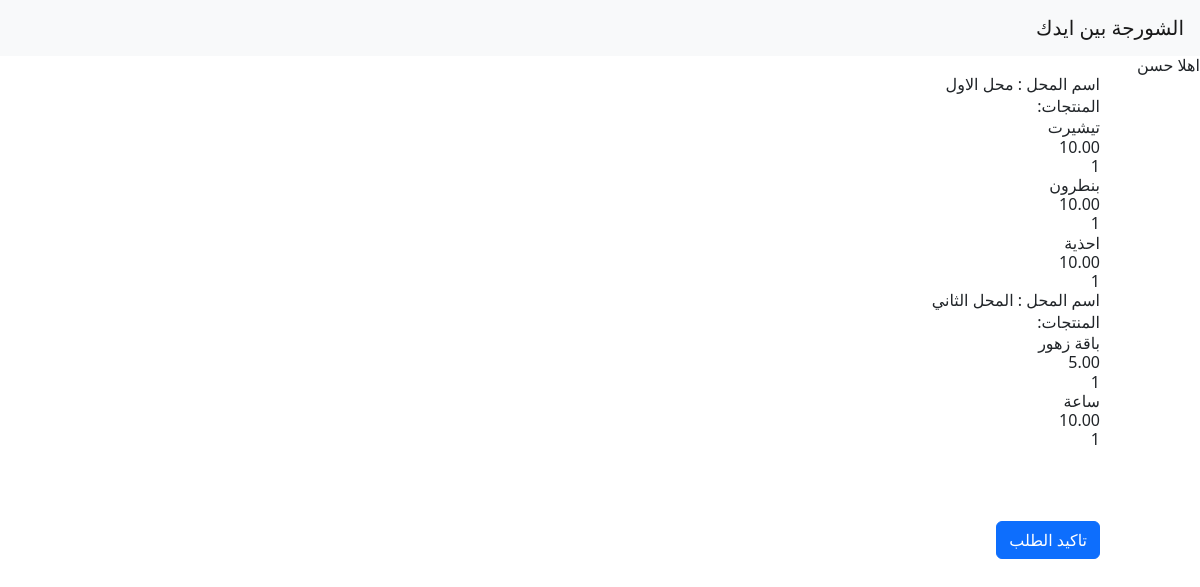
Screenshot of /shopper/brows_bills (signed in) with the database file from the repository.
### jumla/models.py (models this page shows, shortened)
class User(AbstractUser):
    username = None
    phone_number = models.CharField(max_length=11, unique=True)
    address = models.CharField(max_length=255, null=True)
    USERNAME_FIELD = 'phone_number'
    REQUIRED_FIELDS = []
    objects = CustomUserManager()

class Bill(models.Model):
    cart = models.ForeignKey(Cart, on_delete=models.CASCADE, related_name="bill_cart")
    shop = models.ForeignKey(Shop, on_delete=models.CASCADE, related_name="shop_bill")
    products = models.ManyToManyField(Bill_Items, related_name="bill_products")
    Date = models.DateTimeField(default=timezone.now)
    total = models.DecimalField(max_digits=12, decimal_places=2)

class Shop(models.Model):
    shopName = models.CharField(max_length=255)
    shopOwner = models.OneToOneField(User, on_delete=models.CASCADE, related_name="shopOwner")
    def __str__(self):
        return f"{self.shopName}"

class Bill_Items(models.Model):
    item = models.ForeignKey(Product, on_delete=models.CASCADE, related_name="product_item")
    qty = models.IntegerField(default=1)

class Product(models.Model):
    ProductName = models.CharField(max_length=255)
    Size = models.CharField(max_length=255)
    price = models.DecimalField(max_digits=12, decimal_places=2)
    description = models.CharField(max_length=255)
    shopOwner = models.ForeignKey(Shop, on_delete=models.CASCADE, related_name="shop_products")
    Date = models.DateTimeField(default=timezone.now)
    Available = models.BooleanField(default=True)
    Category = models.ForeignKey(Category, on_delete=models.CASCADE, related_name="product_Category")

### jumla/views/shopper.py (the view)
# urls.py: path('brows_bills', shopper.show_cart_bills_order, name="brows_bills"),
def show_cart_bills_order(request):
    user_cart = Cart.objects.filter(userOwner=request.user).last()
    cart_bills = Bill.objects.filter(cart_id=user_cart.id)
    shop_list_id = [result for shop in cart_bills.filter(products__item=None).values('shop') for result in shop.values()]
    for shop_id in shop_list_id:
        get_order_bill = Bill.objects.filter(cart_id=user_cart.id, shop_id=shop_id)
        get_order_bill.delete()
    context = {'bills': cart_bills}
    return render(request, "jumla/shopper/show_the_bills_ordered.html", context)

### jumla/templates/jumla/shopper/show_the_bills_ordered.html
{% extends 'jumla/base/base.html' %}
{% load static %}
{% block content %}
{% for bill in bills %}
<h1>اسم المحل :  {{ bill.shop }} </h1>
    المنتجات:
    {% for product in bill.products.all %}
        <h1>{{ product.item.ProductName }}</h1>
        <h1>{{ product.item.price }}</h1>
        <h1>{{ product.qty }}</h1>
    {% endfor %}
{% endfor %}
    <br>
    <br>
    <br>
<a href="#" id="" class="btn btn-primary">تاكيد الطلب</a>
{% endblock %}

### jumla/templates/jumla/base/navbar.html (shortened to what this page needs)
<nav class="navbar navbar-expand-lg navbar-light bg-light">
  <a class="navbar-brand" href="#">الشورجة بين ايدك</a>
</nav>
{% if user.is_authenticated %}
<h1>اهلا {{ user.first_name }}</h1>
{% endif %}

### rows the page displays
User: first_name "حسن"
Bill: shop "محل الاول"
Bill_Items: item.ProductName "تيشيرت", item.price "10.00", qty "1"
Bill_Items: item.ProductName "بنطرون", item.price "10.00", qty "1"
Bill_Items: item.ProductName "احذية", item.price "10.00", qty "1"
Bill: shop "المحل الثاني"
Bill_Items: item.ProductName "باقة زهور", item.price "5.00", qty "1"
Bill_Items: item.ProductName "ساعة", item.price "10.00", qty "1"
